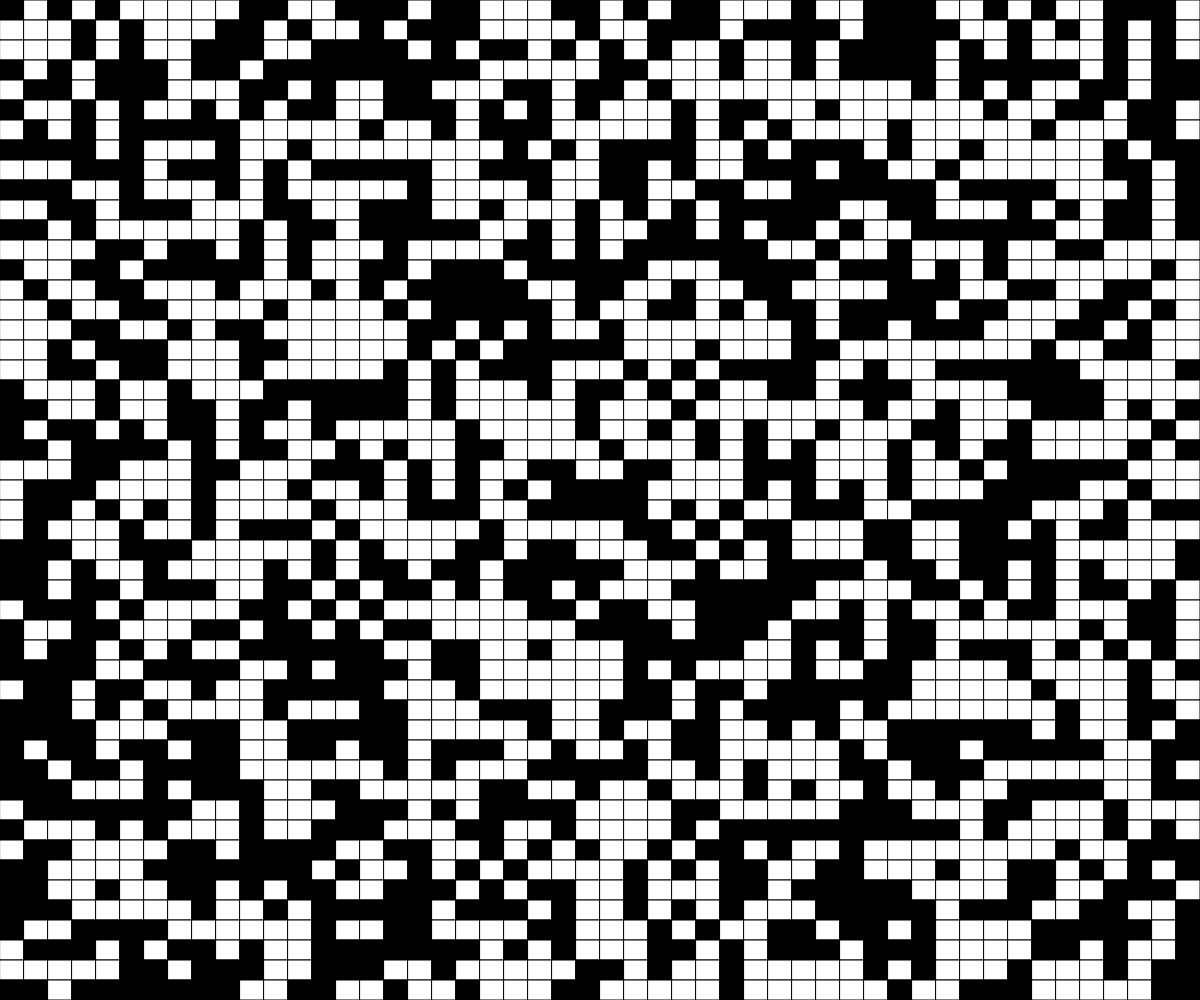
Frame 1 (no input)
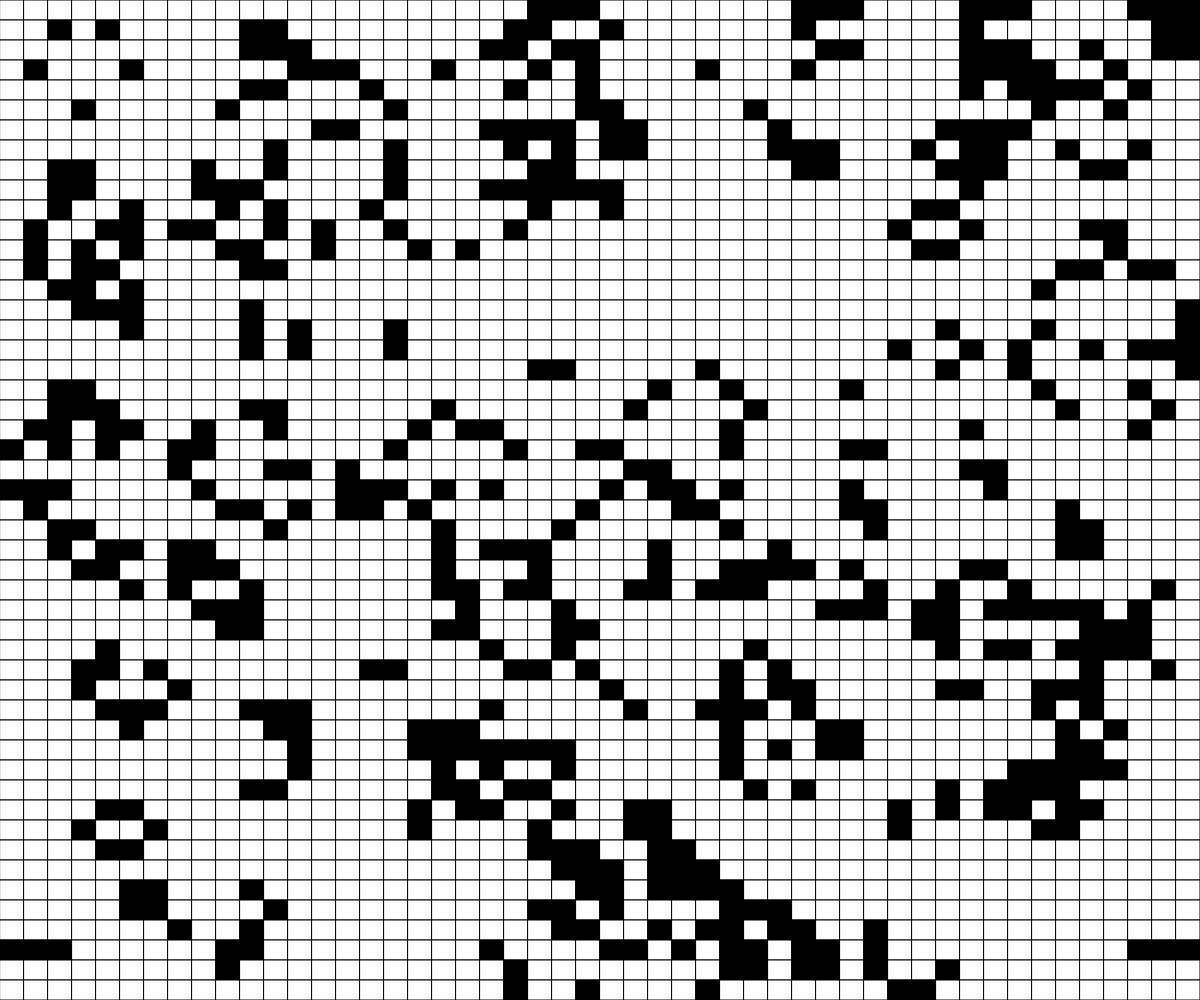
Frame 60 (no input)
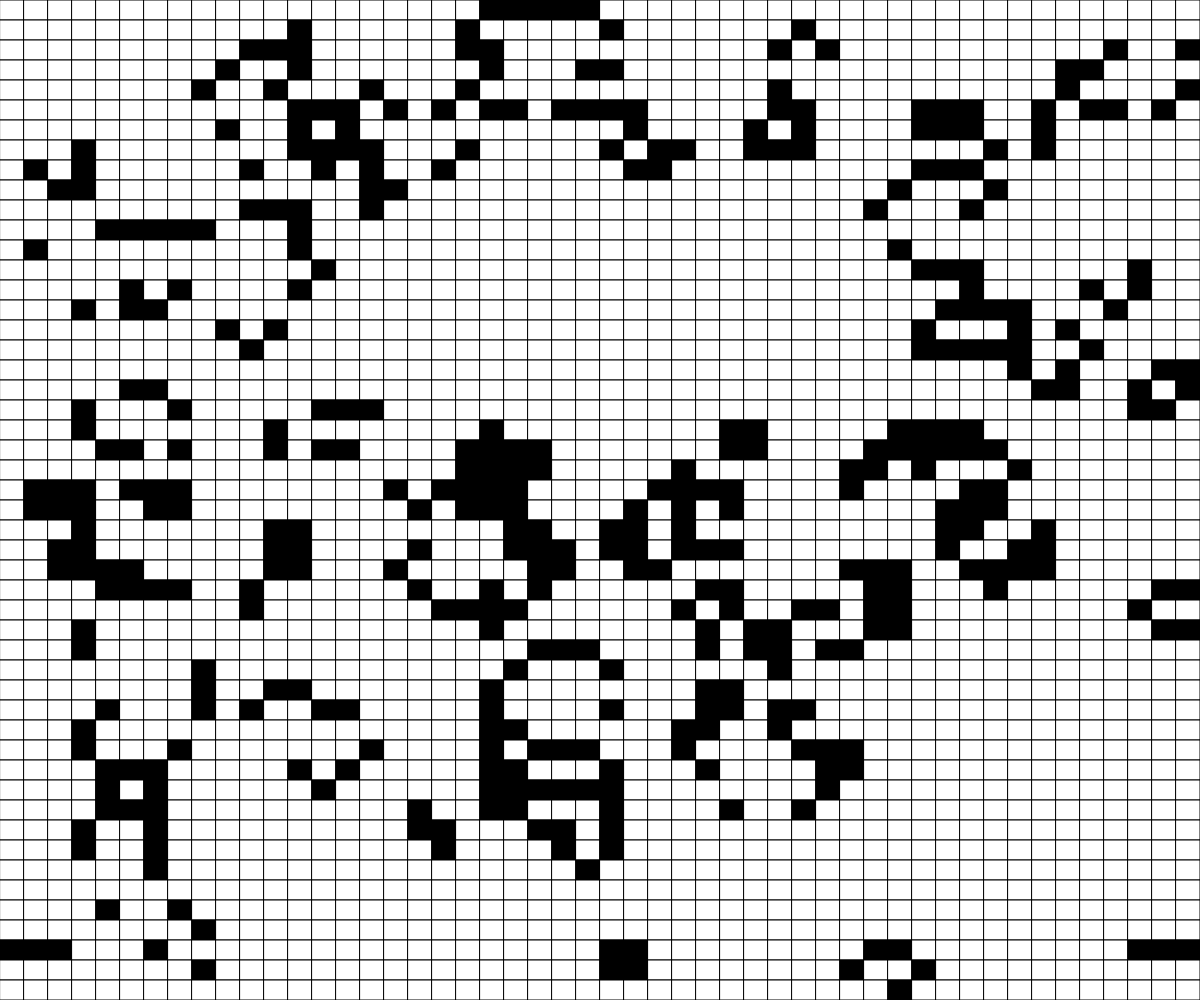
Frame 120 (the mouse pressed at the canvas centre since frame 60)

The p5.js sketch that drew these frames (run headless with seeded random() and noise() and a simulated clock; from frame 60 on, the mouse is pressed at the canvas centre):

// p5.js sketch
// ── sketch.js
// Project Title
// Your Name
// Date
//
// Extra for Experts:
// - describe what you did to take this project "above and beyond"

let grid;
let cellWidth;
let cellHeight;
const GRIDSIZE = 50;
let autoPlay = true;

function setup() {
  createCanvas(windowWidth, windowHeight);
  grid = generateRandomGrid(GRIDSIZE);
  cellWidth = width / grid[0].length;
  cellHeight = height / grid.length;
}

function draw() {
  background(220);
  if (autoPlay) {
    if (frameCount % 10 === 0) {
      takeNextTurn();
    }
  }
  displayGrid();
}

function mousePressed() {
  let cellX = floor(mouseX / cellWidth);
  let cellY = floor(mouseY / cellHeight);

  toggleCell(cellX, cellY);   //self
}

function toggleCell(cellX, cellY) {
  if (cellX >= 0 && cellX < GRIDSIZE && cellY >= 0 && cellY < GRIDSIZE) {
    if (grid[cellY][cellX] === 0) {
      grid[cellY][cellX] = 1;
    }
    else {
      grid[cellY][cellX] = 0;
    }
  }
}

function keyPressed() {
  if (key === "r") {
    grid = generateRandomGrid(GRIDSIZE);
  }
  if (key === " ") {
    takeNextTurn();
  }
  if (key === "c") {
    grid = generateEmptyGrid(GRIDSIZE);
  }
  if (key === "a"){
    autoPlay = !autoPlay;
  }
}

function takeNextTurn() {
  let nextTurn = generateEmptyGrid(GRIDSIZE);

  for (let y = 0; y < GRIDSIZE; y++) {
    for (let x = 0; x < GRIDSIZE; x++) {
      // count neighbors
      let neighbros = 0;
      for(let i = -1; i <= 1; i++) {
        for (let j = -1; j <= 1; j++) {
          if (y + i >= 0 && y + i < GRIDSIZE && x + j >= 0 && x + j < GRIDSIZE) {
            neighbros += grid[y+i][x+j];
          }
        }
      }
      // subtract self form neighbors count
      neighbros -= grid[y][x];

      // apply the rules
      // only worry about when they are alive, as the nextTurn
      //array is already all set to dead

      // if dead
      if (grid[y][x] === 0) {
        if (neighbros === 3) {
          nextTurn[y][x] = 1;
        }
      }

      // if alive
      if (grid[y][x] === 1) {
        if (neighbros === 2 || neighbros === 3) {
          nextTurn[y][x] = 1;
        }
      }

    }
  }

  grid = nextTurn;
}

function displayGrid() {
  for (let y=0; y<grid.length; y++) {
    for (let x=0; x<grid[y].length; x++) {
      if (grid[y][x] === 0) {
        fill("white");
      }
      else {
        fill("black");
      }

      rect(cellWidth*x, cellHeight*y, cellWidth, cellHeight);
    }
  }
}

function generateEmptyGrid(gridSize) {
  let grid = [];
  for (let i=0; i<gridSize; i++) {
    grid.push([]);
    for (let j=0; j<gridSize; j++) {
      grid[i].push(0);
    }
  }
  return grid;
}

function generateRandomGrid(gridSize) {
  let grid = [];
  for (let i=0; i<gridSize; i++) {
    grid.push([]);
    for (let j=0; j<gridSize; j++) {
      if (random(100) < 50) {
        grid[i].push(0);
      }
      else {
        grid[i].push(1);
      }
    }
  }
  return grid;
}
